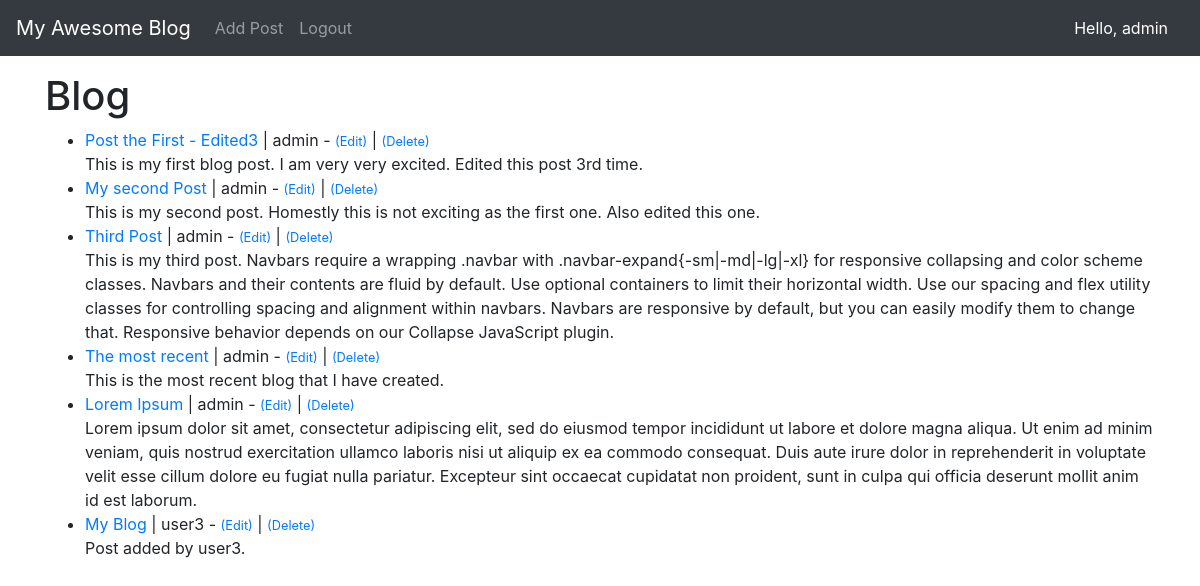
The app's page / (signed in) with its own data.
### theblog/models.py (models this page shows, shortened)
class Post(models.Model):
    title = models.CharField(max_length=255)
    author = models.ForeignKey(User, on_delete=models.CASCADE)
    body = models.TextField()
    post_date = models.DateField(auto_now_add=True)

### theblog/views.py (the view)
# urls.py: path('', home_view, name='home'),
def home_view(request):
    qs = Post.objects.all()
    context = {'posts': qs}
    return render(request, 'home.html', context)

### theblog/templates/home.html
{% extends 'base.html' %}
{% block content %}
<h1>Blog</h1>
<ul>
    {% for post in posts %}
    <li>
        <a href="{% url 'post-detail' post.pk %}">{{post.title}}</a> | {{post.author}}
        {% if request.user.is_authenticated %}
        - <small><a href="{% url 'update-post' post.pk %}" class="">(Edit)</a></small> | <small><a
                href="{% url 'delete-post' post.pk %}" class="">(Delete)</a></small>
        {% endif %}
        <br>
        {{post.body}}
    </li>
    {% endfor %}
</ul>
{% endblock %}

### theblog/templates/navbar.html (shortened to what this page needs)
<nav class="navbar navbar-expand-lg navbar-dark bg-dark">
    <a class="navbar-brand" href="{% url 'home' %}">My Awesome Blog</a>
    <div class="collapse navbar-collapse" id="navbarSupportedContent">
        <ul class="navbar-nav mr-auto">
            <li class="nav-item">
                <a class="nav-link" href="{% url 'add_post' %}">Add Post</a>
            </li>
            {% if request.user.is_authenticated %}
            <li class="nav-item">
                <a class="nav-link" href="{% url 'logout' %}">Logout</a>
            </li>
            {% endif %}
        </ul>
        {% if request.user.is_authenticated %}
        <p class="navbar-nav nav-link"><span>Hello, {{request.user.username}}</span></p>
        {% endif %}
    </div>
</nav>

### theblog/templates/navbar.html (style rules this page uses)
.nav-link span { color: #fff; }

### records on screen
Post: title "Post the First - Edited3", author "admin", body "This is my first blog post. I am very very excited. Edited this post 3rd time."
Post: title "My second Post", author "admin", body "This is my second post. Homestly this is not exciting as the first one. Also edited this one."
Post: title "Third Post", author "admin", body "This is my third post. Navbars require a wrapping .navbar with .navbar-expand{-sm|-md|-lg|-xl} for responsive collapsing and color scheme classes. Navbars and their contents are fluid by default. Use optional containers to limit their horizontal width. Use our spacing and flex utility classes for controlling spacing and alignment within navbars. Navbars are responsive by default, but you can easily modify them to change that. Responsive behavior depends on our Collapse JavaScript plugin."
Post: title "The most recent", author "admin", body "This is the most recent blog that I have created."
Post: title "Lorem Ipsum", author "admin", body "Lorem ipsum dolor sit amet, consectetur adipiscing elit, sed do eiusmod tempor incididunt ut labore et dolore magna aliqua. Ut enim ad minim veniam, quis nostrud exercitation ullamco laboris nisi ut aliquip ex ea commodo consequat. Duis aute irure dolor in reprehenderit in voluptate velit esse cillum dolore eu fugiat nulla pariatur. Excepteur sint occaecat cupidatat non proident, sunt in culpa qui officia deserunt mollit anim id est laborum."
Post: title "My Blog", author "user3", body "Post added by user3."

### other values on screen
{{ request.user.username }} "admin"
